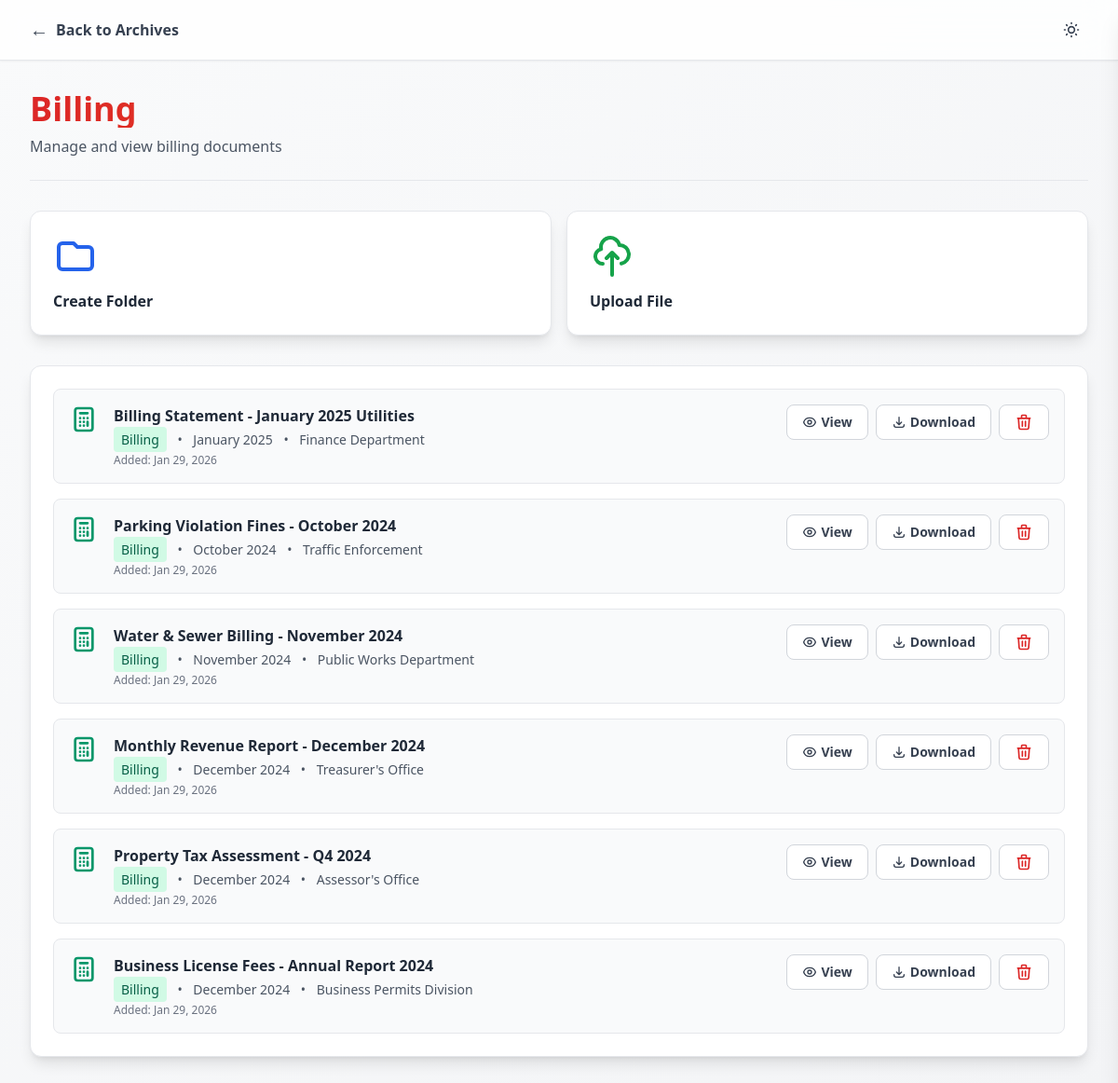
/billing.php, run on the app's committed database.
### tables this page shows
CREATE TABLE legislative_records (
    id INT AUTO_INCREMENT PRIMARY KEY,
    title VARCHAR(255) NOT NULL,
    type VARCHAR(50) NOT NULL,
    month VARCHAR(20) NOT NULL,
    year YEAR NOT NULL,
    author VARCHAR(100) NOT NULL,
    file_path VARCHAR(255) NULL,
    created_at TIMESTAMP DEFAULT CURRENT_TIMESTAMP,
    last_accessed TIMESTAMP NULL
);

### billing.php (the view, shortened to what this page needs)
<?php
include 'authdatabase.php';
$sql = "SELECT id, title, type, month, year, author, created_at, last_accessed FROM legislative_records WHERE type = 'Billing' ORDER BY year DESC, month DESC, created_at DESC";
$result = $conn->query($sql);
$billing_records = [];
if ($result && $result->num_rows > 0) {
    while ($row = $result->fetch_assoc()) {
        $billing_records[] = $row;
    }
}
?>
<!DOCTYPE html>
<html lang="en" class="h-full">
<head>
    <script src="https://cdn.tailwindcss.com"></script>
</head>
<body class="min-h-screen bg-gradient-to-br from-gray-50 to-gray-100 dark:from-slate-900 dark:to-slate-800 text-gray-900 dark:text-gray-100 transition-colors duration-200">
    <header class="sticky top-0 z-50 bg-white/80 dark:bg-slate-900/80 backdrop-blur-lg border-b border-gray-200 dark:border-slate-700 shadow-sm">
        <div class="max-w-7xl mx-auto px-4 sm:px-6 lg:px-8">
            <div class="flex items-center justify-between h-16">
                <div class="flex items-center space-x-4">
                    <a href="archives-landing.php" class="flex items-center space-x-2 text-gray-700 dark:text-gray-300 hover:text-red-600 dark:hover:text-red-400 transition-colors">
                        <span class="text-xl">←</span>
                        <span class="font-semibold">Back to Archives</span>
                    </a>
                </div>
                <div class="flex items-center space-x-3">
                    <button id="themeToggle" class="p-2 rounded-lg hover:bg-gray-100 dark:hover:bg-slate-800 transition-colors" title="Toggle theme">
                    </button>
                </div>
            </div>
        </div>
    </header>
    <main class="max-w-7xl mx-auto px-4 sm:px-6 lg:px-8 py-8">
        <div class="mb-8 pb-6 border-b border-gray-200 dark:border-slate-700">
            <h1 class="text-4xl font-bold bg-gradient-to-r from-red-600 to-orange-500 bg-clip-text text-transparent mb-2">Billing</h1>
            <p class="text-gray-600 dark:text-gray-400">Manage and view billing documents</p>
        </div>
        <div class="grid grid-cols-1 sm:grid-cols-2 gap-4 mb-8">
            <div onclick="createFolder()" class="bg-white dark:bg-slate-800 rounded-xl shadow-lg border border-gray-200 dark:border-slate-700 p-6 hover:shadow-xl transition-all cursor-pointer group">
                <div class="mb-3 group-hover:scale-110 transition-transform">
                    <svg class="w-12 h-12 text-blue-600 dark:text-blue-400" fill="none" stroke="currentColor" viewBox="0 0 24 24">
                        <path stroke-linecap="round" stroke-linejoin="round" stroke-width="2" d="M3 7v10a2 2 0 002 2h14a2 2 0 002-2V9a2 2 0 00-2-2h-6l-2-2H5a2 2 0 00-2 2z" />
                    </svg>
                </div>
                <div class="font-semibold text-gray-800 dark:text-gray-200">Create Folder</div>
            </div>
            <div onclick="uploadFile()" class="bg-white dark:bg-slate-800 rounded-xl shadow-lg border border-gray-200 dark:border-slate-700 p-6 hover:shadow-xl transition-all cursor-pointer group">
                <div class="mb-3 group-hover:scale-110 transition-transform">
                    <svg class="w-12 h-12 text-green-600 dark:text-green-400" fill="none" stroke="currentColor" viewBox="0 0 24 24">
                        <path stroke-linecap="round" stroke-linejoin="round" stroke-width="2" d="M7 16a4 4 0 01-.88-7.903A5 5 0 1115.9 6L16 6a5 5 0 011 9.9M15 13l-3-3m0 0l-3 3m3-3v12" />
                    </svg>
                </div>
                <div class="font-semibold text-gray-800 dark:text-gray-200">Upload File</div>
            </div>
        </div>
        <div class="bg-white dark:bg-slate-800 rounded-xl shadow-lg border border-gray-200 dark:border-slate-700 p-6">
            <div id="filesList" class="space-y-4">
                <?php if (empty($billing_records)): ?>
                    <div class="text-center py-12">
                        <svg class="w-16 h-16 mx-auto mb-4 text-gray-400 dark:text-gray-600" fill="none" stroke="currentColor" viewBox="0 0 24 24">
                            <path stroke-linecap="round" stroke-linejoin="round" stroke-width="2" d="M9 12h6m-6 4h6m2 5H7a2 2 0 01-2-2V5a2 2 0 012-2h5.586a1 1 0 01.707.293l5.414 5.414a1 1 0 01.293.707V19a2 2 0 01-2 2z" />
                        </svg>
                        <div class="text-xl font-semibold text-gray-800 dark:text-gray-200 mb-2">No Billing Records Found</div>
                        <div class="text-gray-600 dark:text-gray-400">Billing documents will appear here once uploaded</div>
                    </div>
                <?php else: ?>
                    <?php foreach ($billing_records as $record): ?>
                        <div class="bg-gray-50 dark:bg-slate-700 rounded-lg p-4 hover:shadow-md transition-shadow border border-gray-200 dark:border-slate-600">
                            <div class="flex items-start space-x-4">
                                <div class="flex-shrink-0">
                                </div>
                                <div class="flex-1">
                                    <div class="font-semibold text-gray-800 dark:text-gray-200 mb-1"><?php echo htmlspecialchars($record['title']); ?></div>
                                    <div class="text-sm text-gray-600 dark:text-gray-400">
                                        <span class="px-2 py-1 bg-emerald-100 dark:bg-emerald-900/30 text-emerald-800 dark:text-emerald-300 rounded"><?php echo htmlspecialchars($record['type']); ?></span>
                                        <span class="mx-2">•</span>
                                        <span><?php echo htmlspecialchars($record['month'] . ' ' . $record['year']); ?></span>
                                        <span class="mx-2">•</span>
                                        <span><?php echo htmlspecialchars($record['author']); ?></span>
                                    </div>
                                    <div class="text-xs text-gray-500 dark:text-gray-500 mt-1">
                                        Added: <?php echo date('M j, Y', strtotime($record['created_at'])); ?>
                                    </div>
                                </div>
                                <div class="flex items-center space-x-2">
                                    <button onclick="openSideViewerServer(<?php echo $record['id']; ?>, '<?php echo addslashes(htmlspecialchars($record['title'])); ?>', '<?php echo addslashes(htmlspecialchars($record['type'])); ?>', '<?php echo addslashes(htmlspecialchars($record['month'])); ?>', '<?php echo addslashes(htmlspecialchars($record['year'])); ?>', '<?php echo addslashes(htmlspecialchars($record['author'])); ?>', '<?php echo addslashes(htmlspecialchars($record['created_at'])); ?>', '<?php echo addslashes(htmlspecialchars($record['last_accessed'] ?? '')); ?>')" class="px-4 py-2 text-sm font-semibold text-gray-700 dark:text-gray-300 bg-white dark:bg-slate-700 border border-gray-300 dark:border-slate-600 rounded-lg hover:bg-gray-50 dark:hover:bg-slate-600 transition-colors flex items-center space-x-1" title="View">
                                            <span>View</span>
                                    </button>
                                    <button onclick="openDownloadPopup(<?php echo $record['id']; ?>, '<?php echo addslashes(htmlspecialchars($record['title'])); ?>', '<?php echo addslashes(htmlspecialchars($record['type'])); ?>', '<?php echo addslashes(htmlspecialchars($record['month'])); ?>', '<?php echo addslashes(htmlspecialchars($record['year'])); ?>', '<?php echo addslashes(htmlspecialchars($record['author'])); ?>')" class="px-4 py-2 text-sm font-semibold text-gray-700 dark:text-gray-300 bg-white dark:bg-slate-700 border border-gray-300 dark:border-slate-600 rounded-lg hover:bg-gray-50 dark:hover:bg-slate-600 transition-colors flex items-center space-x-1" title="Download">
                                        <svg class="w-4 h-4" fill="none" stroke="currentColor" viewBox="0 0 24 24"><path stroke-linecap="round" stroke-linejoin="round" stroke-width="2" d="M4 16v1a3 3 0 003 3h10a3 3 0 003-3v-1m-4-4l-4 4m0 0l-4-4m4 4V4" /></svg>
                                            <span>Download</span>
                                    </button>
                                     <button onclick="openDeleteConfirm(<?php echo $record['id']; ?>, '<?php echo addslashes(htmlspecialchars($record['title'])); ?>')" class="px-4 py-2 text-sm font-semibold text-gray-700 dark:text-gray-300 bg-white dark:bg-slate-700 border border-gray-300 dark:border-slate-600 rounded-lg hover:bg-gray-50 dark:hover:bg-slate-600 transition-colors flex items-center space-x-1" title="Delete">
                                        <svg class="w-5 h-5 text-red-600 dark:text-red-400" fill="none" stroke="currentColor" viewBox="0 0 24 24">
                                            <path stroke-linecap="round" stroke-linejoin="round" stroke-width="2" d="M19 7l-.867 12.142A2 2 0 0116.138 21H7.862a2 2 0 01-1.995-1.858L5 7m5 4v6m4-6v6m1-10V4a1 1 0 00-1-1h-4a1 1 0 00-1 1v3M4 7h16" />
                                         </svg>
                                    </button>
                                </div>
                            </div>
                        </div>
                    <?php endforeach; ?>
                <?php endif; ?>
            </div>
        </div>
    </main>
</body>
</html>

### data on the page
legislative_records: title "Billing Statement - January 2025 Utilities", type "Billing", month+year "January 2025", author "Finance Department", created_at "Jan 29, 2026"
legislative_records: title "Parking Violation Fines - October 2024", type "Billing", month+year "October 2024", author "Traffic Enforcement", created_at "Jan 29, 2026"
legislative_records: title "Water & Sewer Billing - November 2024", type "Billing", month+year "November 2024", author "Public Works Department", created_at "Jan 29, 2026"
legislative_records: title "Monthly Revenue Report - December 2024", type "Billing", month+year "December 2024", author "Treasurer's Office", created_at "Jan 29, 2026"
legislative_records: title "Property Tax Assessment - Q4 2024", type "Billing", month+year "December 2024", author "Assessor's Office", created_at "Jan 29, 2026"
legislative_records: title "Business License Fees - Annual Report 2024", type "Billing", month+year "December 2024", author "Business Permits Division", created_at "Jan 29, 2026"
